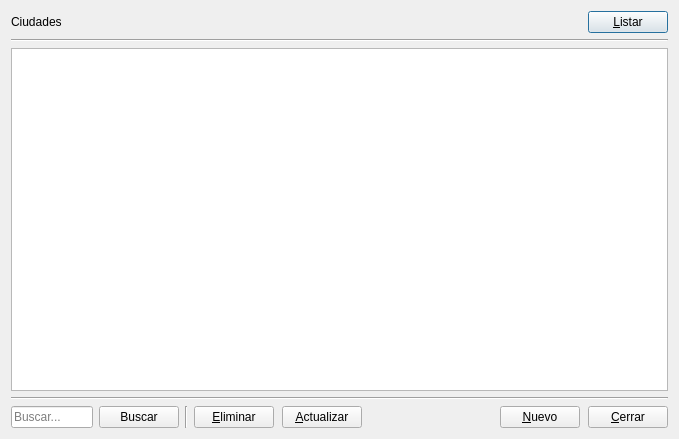
<?xml version="1.0" encoding="UTF-8"?>
<ui version="4.0">
 <class>DlgCrud</class>
 <widget class="QDialog" name="DlgCrud">
  <property name="geometry">
   <rect>
    <x>0</x>
    <y>0</y>
    <width>679</width>
    <height>439</height>
   </rect>
  </property>
  <property name="windowTitle">
   <string>Dialog</string>
  </property>
  <layout class="QVBoxLayout" name="verticalLayout">
   <item>
    <layout class="QGridLayout" name="gridLayout_2">
     <item row="0" column="0">
      <layout class="QGridLayout" name="gridLayout">
       <item row="0" column="0">
        <widget class="QLabel" name="ciudadesLabel">
         <property name="text">
          <string>Ciudades</string>
         </property>
         <property name="buddy">
          <cstring>datosTableView</cstring>
         </property>
        </widget>
       </item>
       <item row="0" column="1">
        <spacer name="horizontalSpacer">
         <property name="orientation">
          <enum>Qt::Horizontal</enum>
         </property>
         <property name="sizeHint" stdset="0">
          <size>
           <width>488</width>
           <height>20</height>
          </size>
         </property>
        </spacer>
       </item>
       <item row="0" column="2">
        <widget class="QPushButton" name="listPushButton">
         <property name="text">
          <string>&amp;Listar</string>
         </property>
        </widget>
       </item>
      </layout>
     </item>
     <item row="2" column="0">
      <widget class="QTableView" name="datosTableView">
       <property name="selectionMode">
        <enum>QAbstractItemView::SingleSelection</enum>
       </property>
       <property name="selectionBehavior">
        <enum>QAbstractItemView::SelectRows</enum>
       </property>
       <property name="sortingEnabled">
        <bool>true</bool>
       </property>
      </widget>
     </item>
     <item row="1" column="0">
      <widget class="Line" name="line_2">
       <property name="orientation">
        <enum>Qt::Horizontal</enum>
       </property>
      </widget>
     </item>
    </layout>
   </item>
   <item>
    <widget class="Line" name="line">
     <property name="orientation">
      <enum>Qt::Horizontal</enum>
     </property>
    </widget>
   </item>
   <item>
    <layout class="QHBoxLayout" name="horizontalLayout_3">
     <item>
      <widget class="QLineEdit" name="buscarLineEdit">
       <property name="maxLength">
        <number>13</number>
       </property>
       <property name="placeholderText">
        <string>Buscar...</string>
       </property>
      </widget>
     </item>
     <item>
      <widget class="QPushButton" name="searchPushButton">
       <property name="styleSheet">
        <string notr="true"/>
       </property>
       <property name="text">
        <string>Buscar</string>
       </property>
      </widget>
     </item>
     <item>
      <widget class="Line" name="line_3">
       <property name="orientation">
        <enum>Qt::Vertical</enum>
       </property>
      </widget>
     </item>
     <item>
      <widget class="QPushButton" name="delPushButton">
       <property name="text">
        <string>&amp;Eliminar</string>
       </property>
      </widget>
     </item>
     <item>
      <spacer name="horizontalSpacer_3">
       <property name="orientation">
        <enum>Qt::Horizontal</enum>
       </property>
       <property name="sizeHint" stdset="0">
        <size>
         <width>28</width>
         <height>20</height>
        </size>
       </property>
      </spacer>
     </item>
     <item>
      <widget class="QPushButton" name="editPushButton">
       <property name="text">
        <string>&amp;Actualizar</string>
       </property>
      </widget>
     </item>
     <item>
      <spacer name="horizontalSpacer_2">
       <property name="orientation">
        <enum>Qt::Horizontal</enum>
       </property>
       <property name="sizeHint" stdset="0">
        <size>
         <width>158</width>
         <height>20</height>
        </size>
       </property>
      </spacer>
     </item>
     <item>
      <widget class="QPushButton" name="newPushButton">
       <property name="text">
        <string>&amp;Nuevo</string>
       </property>
      </widget>
     </item>
     <item>
      <spacer name="horizontalSpacer_4">
       <property name="orientation">
        <enum>Qt::Horizontal</enum>
       </property>
       <property name="sizeHint" stdset="0">
        <size>
         <width>28</width>
         <height>20</height>
        </size>
       </property>
      </spacer>
     </item>
     <item>
      <widget class="QPushButton" name="quitPushButton">
       <property name="text">
        <string>&amp;Cerrar</string>
       </property>
      </widget>
     </item>
    </layout>
   </item>
  </layout>
 </widget>
 <tabstops>
  <tabstop>listPushButton</tabstop>
  <tabstop>datosTableView</tabstop>
  <tabstop>buscarLineEdit</tabstop>
  <tabstop>searchPushButton</tabstop>
  <tabstop>delPushButton</tabstop>
  <tabstop>editPushButton</tabstop>
  <tabstop>newPushButton</tabstop>
  <tabstop>quitPushButton</tabstop>
 </tabstops>
 <resources/>
 <connections>
  <connection>
   <sender>buscarLineEdit</sender>
   <signal>returnPressed()</signal>
   <receiver>searchPushButton</receiver>
   <slot>click()</slot>
   <hints>
    <hint type="sourcelabel">
     <x>58</x>
     <y>418</y>
    </hint>
    <hint type="destinationlabel">
     <x>136</x>
     <y>428</y>
    </hint>
   </hints>
  </connection>
 </connections>
</ui>
